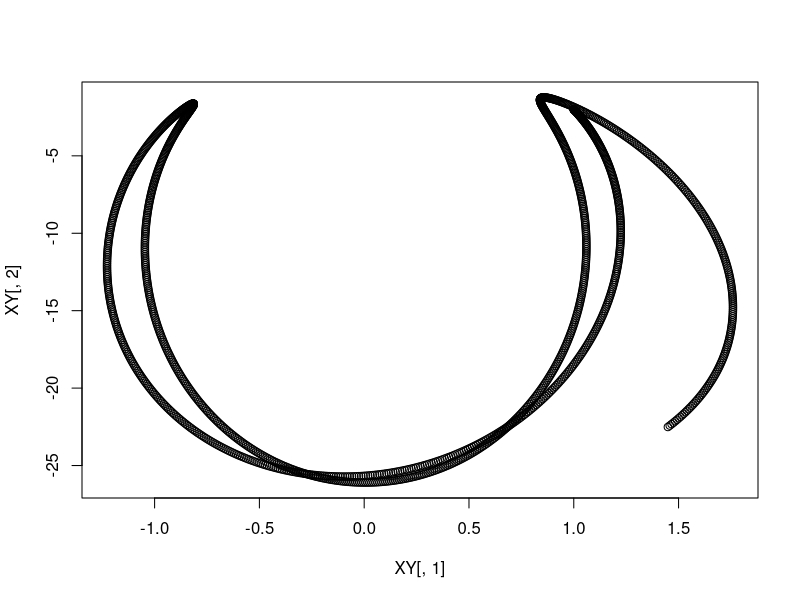

Here is the R script that generated this plot:
n=1500                   
# X,Y Coordinates
XY=matrix(NA,nrow=n+1,ncol=2)
colnames(XY)=c("x","y")          
rownames(XY)=c(0:n)
# Velocity along X and Y
Vel=matrix(NA,nrow=n+1,ncol=2)
colnames(Vel)=c("vx","vy")
# Acceleration along X and Y
Acc=matrix(NA,nrow=n,ncol=2)
colnames(Acc)=c("ax","ay")         
XY[1,]=c(1,-2)                   
Vel[1,]=c(0,0)                    
#CONSTANTS
l=4                               
m=1                                
k=1
t=0.01                            
g=9.80665             
for(i in 1:n){
  Acc[i,1] = (-k * XY[i,1] *(sqrt((XY[i,1])^2 + (XY[i,2])^2) - l)) / (m * (sqrt(XY[i,1]^2 + XY[i,2]^2)))
  Acc[i,2] = ((-k * XY[i,2] * (sqrt((XY[i,1])^2 + (XY[i,2])^2) - l)) / (m * (sqrt(XY[i,1]^2 + XY[i,2]^2)))) - g
  Vel[i+1,] = Vel[i,] + t*Acc[i,]
  XY[i+1,]= XY[i,] + t*Vel[i,]
}
plot(XY[,1],XY[,2])

